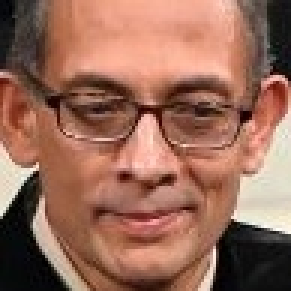
#> input picture UI/test_images/11nobel1.jpg, 97 x 97 px, found by its file name (shown 3 times larger)
$ jupyter execute --allow-errors Indian_Nobel_Laureate_Classifier.ipynb   (shell and % lines are left out)
#> lines starting #> are read from the running program, lines starting #| are printed output that depends on the picture
#> further down, img is the input picture: shape (97, 97, 3); mean B, G, R 88.9, 106.5, 152.2
<a href="https://colab.research.google.com/github/rickyswas/ML-Project/blob/main/Indian_Nobel_Laureate_Classifier.ipynb" target="_parent"></a>

[cell 1]
from google.colab import drive
drive.mount('/content/drive')

Data Cleaning : Picking valid images, cropping them and storing them in a separate folder

[cell 2]
import os
import cv2

# Define the path to the data and the path to store cropped images
path_to_data = "/content/drive/MyDrive/dataset"
path_to_cr_data = "/content/drive/MyDrive/cropped_dataset"

# Load the Haar Cascade classifiers for face, nose, and mouth detection
face_cascade = cv2.CascadeClassifier(cv2.data.haarcascades + 'haarcascade_frontalface_default.xml')
nose_cascade = cv2.CascadeClassifier('/content/drive/MyDrive/opencv_haar cascades/haarcascade_mcs_nose.xml')
mouth_cascade = cv2.CascadeClassifier('/content/drive/MyDrive/opencv_haar cascades/haarcascade_mcs_mouth.xml')

def get_cropped_image_with_features(image_path):
    img = cv2.imread(image_path)
    gray = cv2.cvtColor(img, cv2.COLOR_BGR2GRAY)

    # Detect faces in the image
    faces = face_cascade.detectMultiScale(gray, scaleFactor=1.3, minNeighbors=5, minSize=(30, 30))

    for (x, y, w, h) in faces:
        roi_gray = gray[y:y+h, x:x+w]
        roi_color = img[y:y+h, x:x+w]

        # Detect nose and mouth in the face region
        noses = nose_cascade.detectMultiScale(roi_gray)
        mouths = mouth_cascade.detectMultiScale(roi_gray)

        # Check if at least one nose and one mouth are detected
        if len(noses) >= 1 and len(mouths) >= 1:
            return roi_color

    return None

img_dirs = []
#> (the rest of this cell did not finish here and is left out)

Defining the Wavelet Transform Function for Feature Engineering

[cell 3]
import numpy as np
import pywt
import cv2

def w2d(img, mode='haar', level=1):
#> called with mode = 'db1', level = 5
    imArray = img
    #Datatype conversions
    #convert to grayscale
    imArray = cv2.cvtColor( imArray,cv2.COLOR_RGB2GRAY )
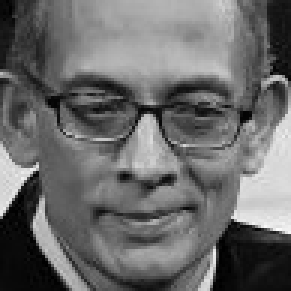
#> imArray: shape (97, 97) (shown 3 times larger); min 0, max 252, mean 106.5
    #convert to float
    imArray =  np.float32(imArray)
    imArray /= 255;
    # compute coefficients
    coeffs=pywt.wavedec2(imArray, mode, level=level)
#> coeffs = 6 items

    #Process Coefficients
    coeffs_H=list(coeffs)
#> coeffs_H = 6 items
    coeffs_H[0] *= 0;

    # reconstruction
    imArray_H=pywt.waverec2(coeffs_H, mode);
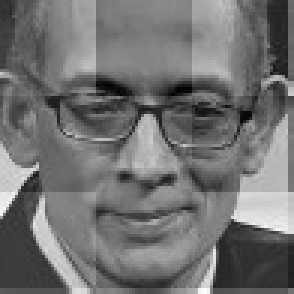
#> imArray_H: shape (98, 98) float32 (shown 3 times larger); min -0.541, max 0.67, mean 1.59e-09; drawn with min black and max white
    imArray_H *= 255;
    imArray_H =  np.uint8(imArray_H)
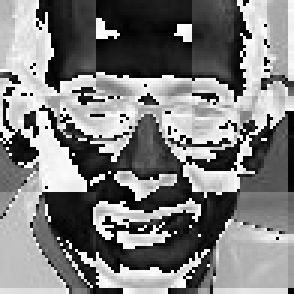
#> imArray_H: shape (98, 98) (shown 3 times larger); min 0, max 255, mean 124.6

    return imArray_H

Displaying a typical Wavelet Transformed Image

[cell 4]
import matplotlib.pyplot as plt

img = cv2.imread('/content/drive/MyDrive/clean_dataset/abhijit banerjee_cropped/11nobel1.jpg')
if img is not None:
    im_har = w2d(img, 'db1', 5)
    plt.imshow(im_har, cmap='gray')
else:
    print("Error loading image.")

List of clean image folders

[cell 5]
clean_image_dirs = [
    '/content/drive/MyDrive/clean_dataset/abhijit banerjee_cropped',
    '/content/drive/MyDrive/clean_dataset/amartya sen_cropped',
    '/content/drive/MyDrive/clean_dataset/cv raman_cropped',
    '/content/drive/MyDrive/clean_dataset/har gobind khorana_cropped',
    '/content/drive/MyDrive/clean_dataset/kailash satyarthi_cropped',
    '/content/drive/MyDrive/clean_dataset/mother teresa_cropped',
    '/content/drive/MyDrive/clean_dataset/rabindranath tagore_cropped',
    '/content/drive/MyDrive/clean_dataset/subrahmanyan chandrasekhar_cropped',
    '/content/drive/MyDrive/clean_dataset/venkatraman ramakrishnan_cropped'
]

Organizing file paths for all valid images

[cell 6]
import os
celebrity_file_names_dict = {}
#> (the rest of this cell did not finish here and is left out)

Indexing file folders

[cell 7]
class_dict = {}
count = 0
for celebrity_name in celebrity_file_names_dict.keys():
    class_dict[celebrity_name] = count
    count = count + 1
class_dict

$ run again, with UI/test_images/10-lines-on-Kailash-Satyarthi.jpg copied over UI/test_images/11nobel1.jpg
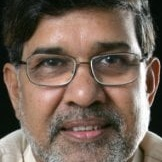
#> input picture UI/test_images/10-lines-on-Kailash-Satyarthi.jpg, 162 x 162 px, found by its file name
#> img is the input picture: shape (162, 162, 3); mean B, G, R 87.9, 100.2, 117.7
#> in w2d, `imArray = cv2.cvtColor( imArray,cv2.COLOR_RGB2GRAY )`:
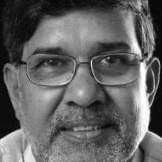
#> imArray: shape (162, 162); min 0, max 255, mean 98.5
#> coeffs = 6 items
#> in w2d, `imArray_H =  np.uint8(imArray_H)`:
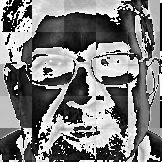
#> imArray_H: shape (162, 162); min 0, max 255, mean 123.4

$ run again, with UI/test_images/1552632157.jpg copied over UI/test_images/11nobel1.jpg
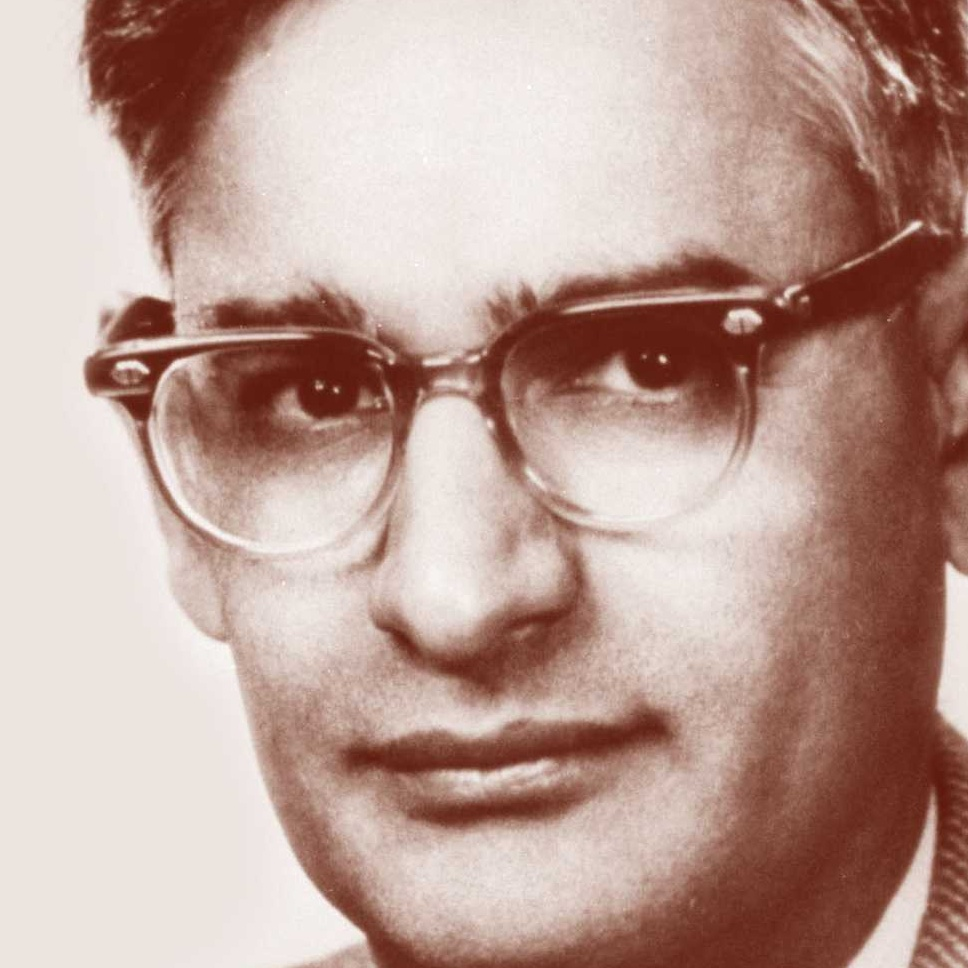
#> input picture UI/test_images/1552632157.jpg, 968 x 968 px, found by its file name
#> img is the input picture: shape (968, 968, 3); mean B, G, R 150.6, 160.1, 189.2
#> in w2d, `imArray = cv2.cvtColor( imArray,cv2.COLOR_RGB2GRAY )`:
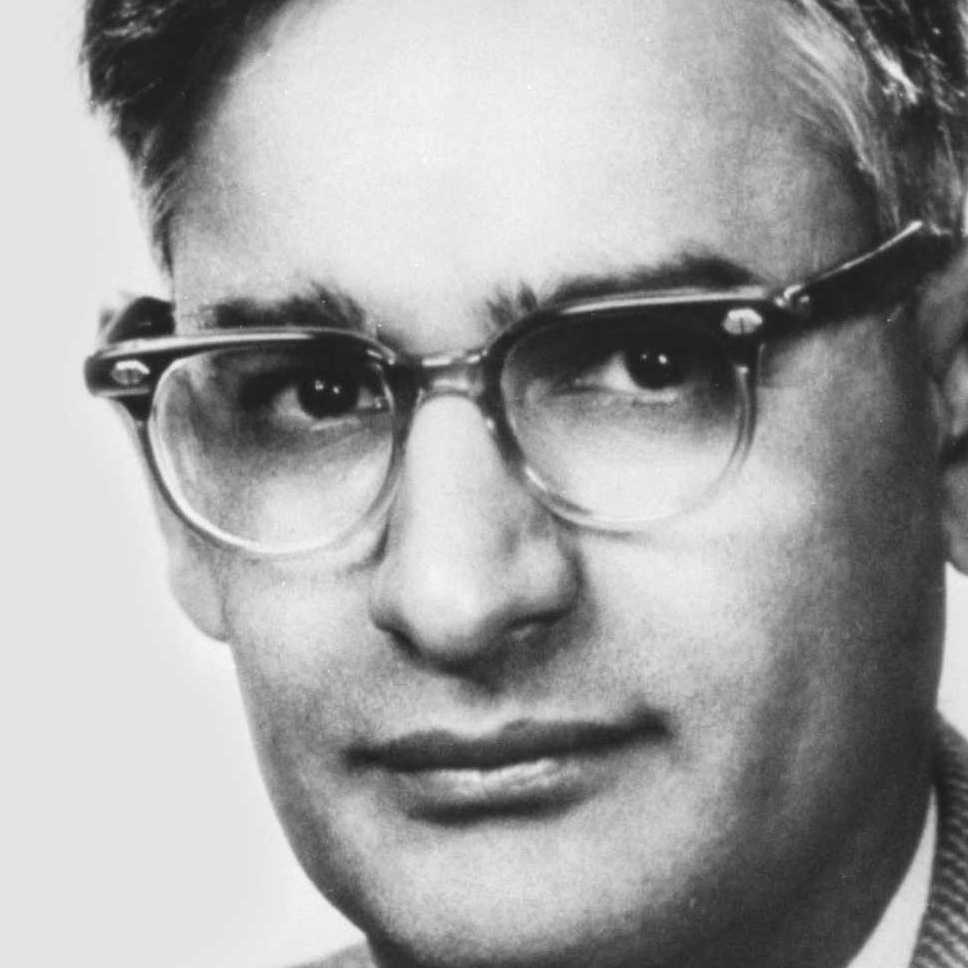
#> imArray: shape (968, 968); min 22, max 253, mean 160.6
#> coeffs = 6 items
#> in w2d, `imArray_H =  np.uint8(imArray_H)`:
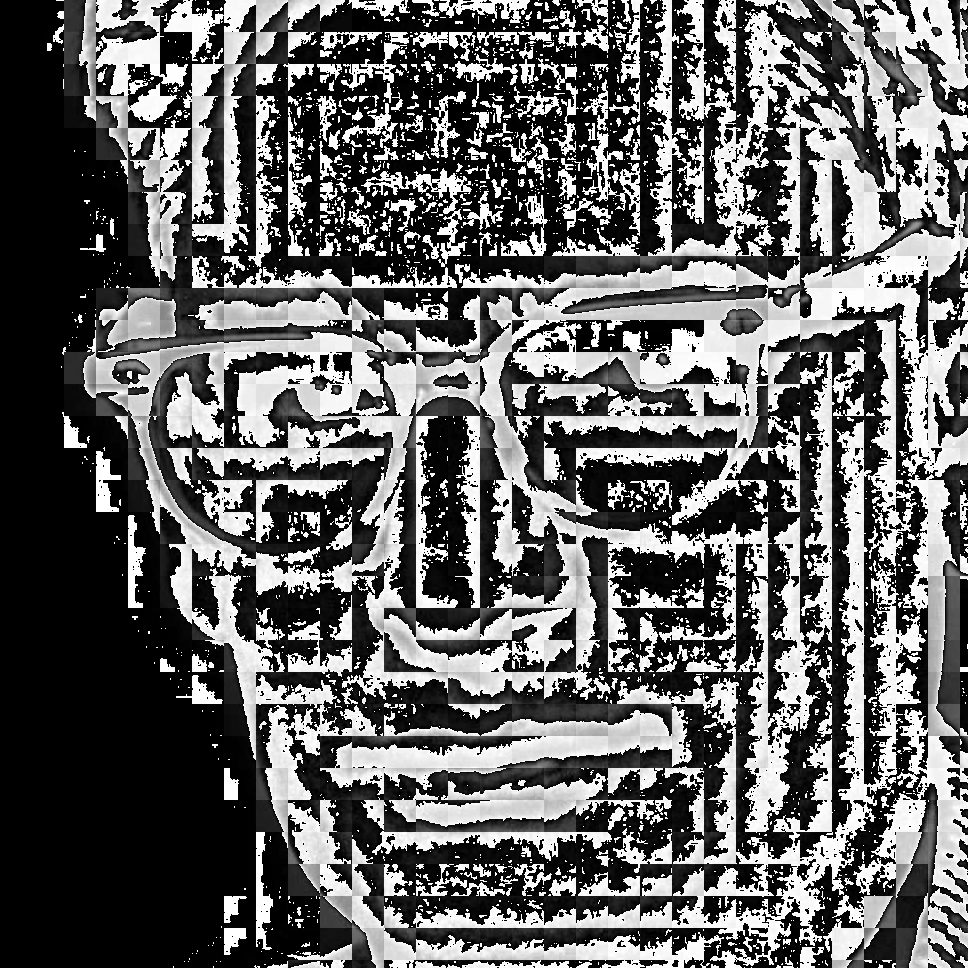
#> imArray_H: shape (968, 968); min 0, max 255, mean 98.8
